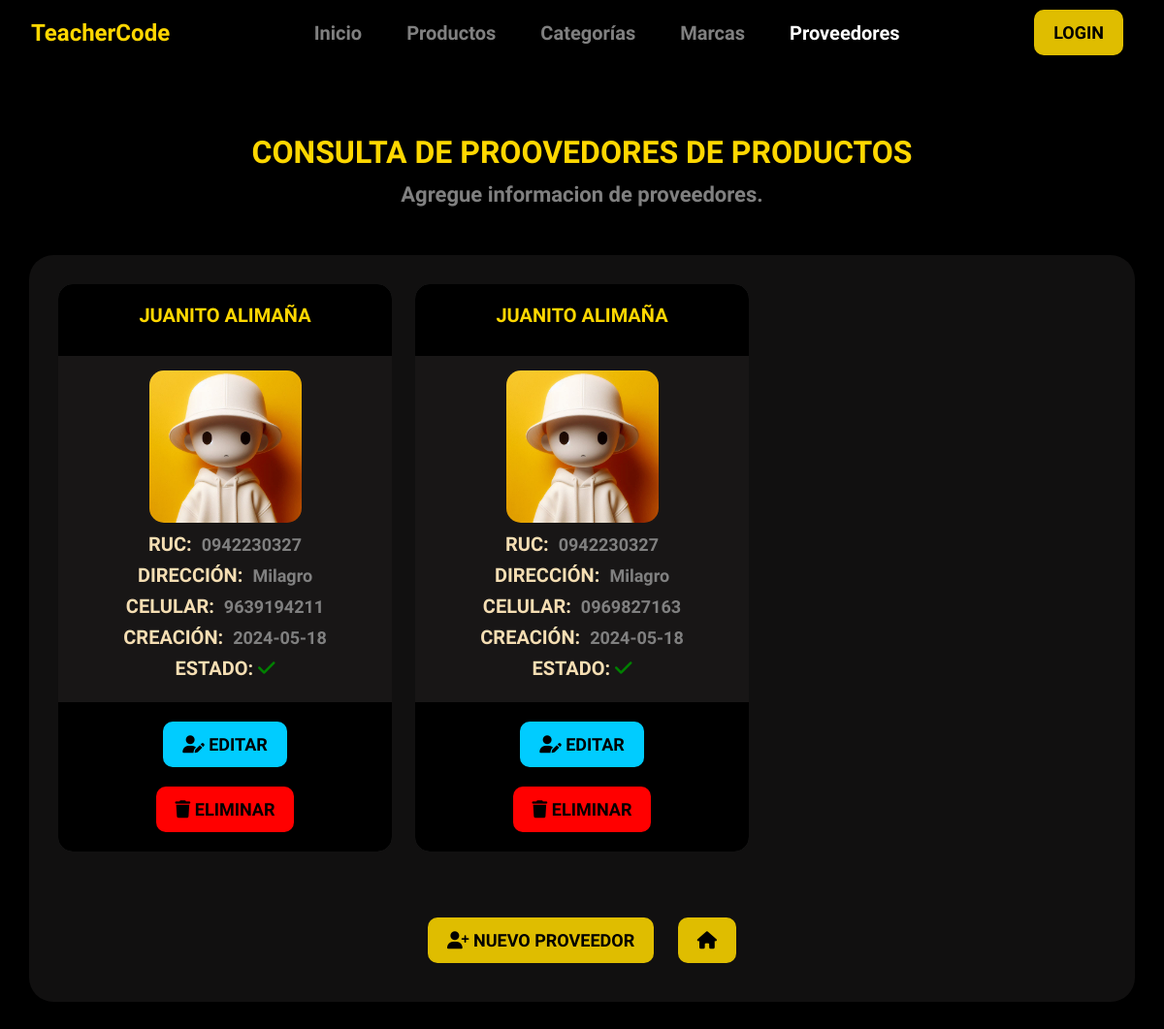
Page /supplier_list/ on the earlier database version.
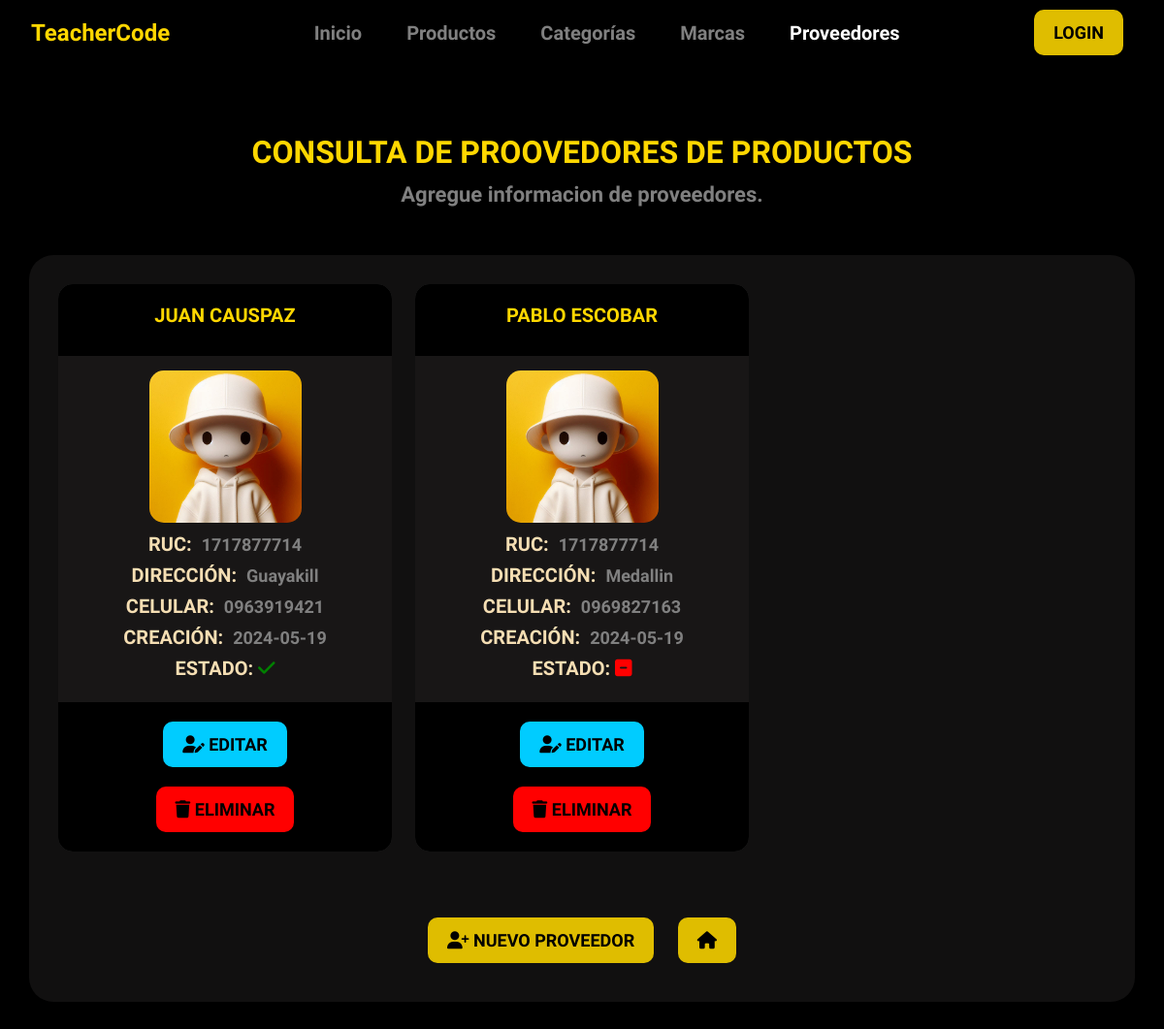
Same page on the later database version.
### core/models.py (models this page shows, shortened)
class Supplier(models.Model):
    name = models.CharField(max_length=100)
    ruc = models.CharField(max_length=13)  # RUC tiene 13 dígitos en Ecuador
    address = models.CharField(max_length=200)
    phone = models.CharField(max_length=10)
    user = models.ForeignKey(User, on_delete=models.CASCADE)
    created = models.DateTimeField(auto_now_add=True)
    updated = models.DateTimeField(auto_now=True)
    state = models.BooleanField('Estado', default=True)
    image = models.ImageField(upload_to='suppliers/', blank=True, null=True)
    class Meta:
        verbose_name = 'Proveedor'
        verbose_name_plural = 'Proveedores'
        ordering = ['name']
        indexes = [models.Index(fields=['name'])]

### core/views.py (the view)
# urls.py: path('supplier_list/', views.supplier_List,name='supplier_list'),
def supplier_List(request):
    data = {"title1": "Proveedores", "title2": "Consulta De Proovedores De Productos"}
    suppliers = Supplier.objects.all() # select * from Product
    data["suppliers"]=suppliers
    return render(request,"core/suppliers/list.html",data)

### templates/core/suppliers/list.html (shortened to what this page needs)
{% extends 'base.html' %}
{% block content %}
{% load static %}
<section id="home-modulos" class="mt-4 d-flex justify-content-center align-items-center">
    <div class="container text-center">
        <div class="row">
            <div class="col-lg-12">
                <div class="module-head">
                    <h2 class="title text-center">{{ title2 }}</h2>
                    <p>Agregue informacion de proveedores. </p>
                </div>
            </div>
            <div class="module-cards">
                <div class="row">
                    {% for item in suppliers %}
                    <div class="col-md-4 mb-4">
                        <div class="card card-custom">
                            <div class="card-header">
                                <h2 class="card-title">{{ item.name }}</h2>
                            </div>
                            <div class="card-body">
                                <img src="{% if item.image %}{{ item.image.url }}{% else %}{% static 'img/default_person.png' %}{% endif %}" alt="Persona"><br>
                                <h3>RUC: <span class="info">{{ item.ruc }}</span></h3>
                                <h3>Dirección: <span class="info">{{ item.address }}</span></h3>
                                <h3>Celular: <span class="info">{{ item.phone }}</span></h3>
                                <h3>Creación: <span class="info">{{ item.created | date:"Y-m-d" }}</span></h3>
                                <h3>
                                    Estado:
                                    {% if item.state %}
                                    <i class="fa-solid fa-check" style="color: green;"></i>
                                    {% else %}
                                    <i class="fa-solid fa-square-minus" style="color: red;"></i>
                                    {% endif %}
                                </h3>
                            </div>
                            <div class="card-footer">
                                <a href="{% url 'core:supplier_update' item.id %}" class="btn btn-update"><i class="fa-solid fa-user-pen"></i> Editar</a>
                                <a href="#" class="btn btn-cancel" onclick="confirmDelete({{ item.id }})"><i class="fa-solid fa-trash"></i> Eliminar</a>
                            </div>
                        </div>
                    </div>
                    {% endfor %}
                </div>
                <div class="form-group text-center mt-4">
                    <a class="btn btn-details" href="{% url 'core:supplier_create' %}"><i class="fa-solid fa-user-plus"></i> Nuevo proveedor </a>
                    <a class="btn btn-details" href="{% url 'home' %}"><i class="fa-solid fa-house"></i></a>
                </div>
            </div>
        </div>
    </div>
</section>
<body>
</body>
{% endblock content %}

Differences in the rows shown:
removed Supplier: name "JUANITO ALIMAÑA", ruc "0942230327", address "Milagro", phone "9639194211", created "2024-05-18", state True (drawn)
removed Supplier: name "JUANITO ALIMAÑA", ruc "0942230327", address "Milagro", phone "0969827163", created "2024-05-18", state True (drawn)
added Supplier: name "JUAN CAUSPAZ", ruc "1717877714", address "Guayakill", phone "0963919421", created "2024-05-19", state True (drawn)
added Supplier: name "PABLO ESCOBAR", ruc "1717877714", address "Medallin", phone "0969827163", created "2024-05-19", state False (drawn)
